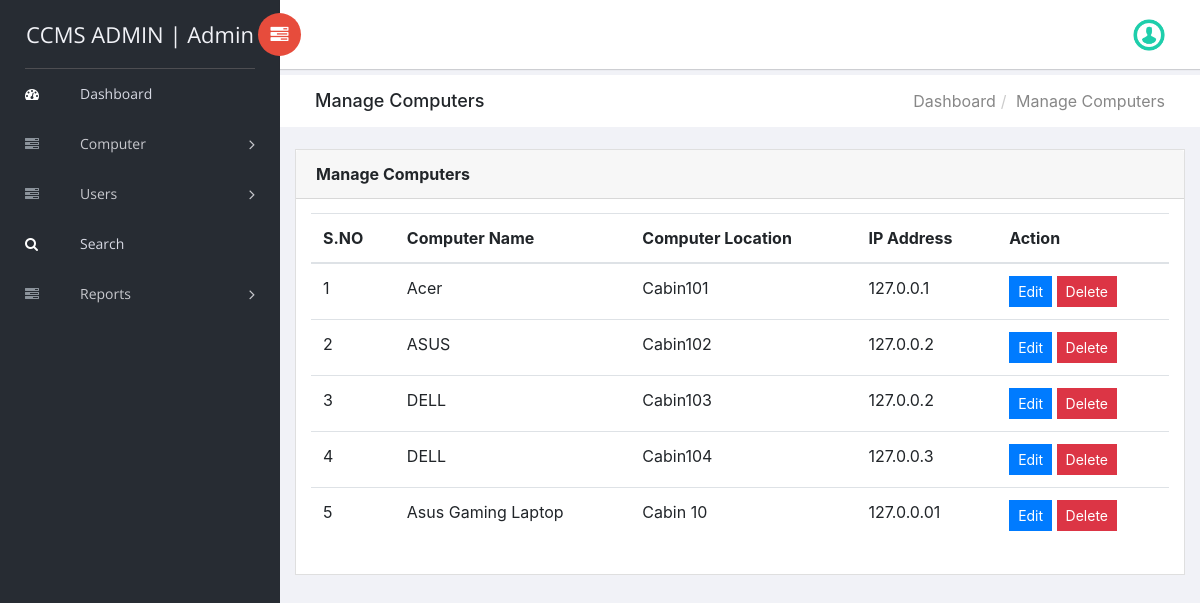
Page /ccms/manage-computer.php (signed in) on the committed database.
### tables this page shows
CREATE TABLE `tblcomputers` (
  `ID` int(10) NOT NULL,
  `ComputerName` varchar(120) DEFAULT NULL,
  `ComputerLocation` varchar(120) DEFAULT NULL,
  `IPAdd` varchar(120) DEFAULT NULL,
  `EntryDate` timestamp NULL DEFAULT current_timestamp()
);

### ccms/manage-computer.php (the view, shortened to what this page needs)
<?php
include('includes/dbconnection.php');
if (strlen($_SESSION['ccmsaid']==0)) {
  header('location:logout.php');
  } else{
  ?>
<!doctype html>
<html class="no-js" lang="en">
<head>
    <link rel="stylesheet" href="vendors/bootstrap/dist/css/bootstrap.min.css">
    <link rel="stylesheet" href="vendors/font-awesome/css/font-awesome.min.css">
    <link rel="stylesheet" href="vendors/themify-icons/css/themify-icons.css">
    <link rel="stylesheet" href="vendors/flag-icon-css/css/flag-icon.min.css">
    <link rel="stylesheet" href="vendors/selectFX/css/cs-skin-elastic.css">
    <link rel="stylesheet" href="assets/css/style.css">
</head>
<body>
    <?php include_once('includes/sidebar.php');?>
    <div id="right-panel" class="right-panel">
        <?php include_once('includes/header.php');?>
        <div class="breadcrumbs">
            <div class="col-sm-4">
                <div class="page-header float-left">
                    <div class="page-title">
                        <h1>Manage Computers</h1>
                    </div>
                </div>
            </div>
            <div class="col-sm-8">
                <div class="page-header float-right">
                    <div class="page-title">
                        <ol class="breadcrumb text-right">
                            <li><a href="dashboard.php">Dashboard</a></li>
                            <li><a class="active" href="manage-computer.php">Manage Computers</a></li>
                        </ol>
                    </div>
                </div>
            </div>
        </div>
        <div class="content mt-3">
            <div class="animated fadeIn">
                <div class="row">
                    <div class="col-lg-12">
                        <div class="card">
                            <div class="card-header">
                                <strong class="card-title">Manage Computers</strong>
                            </div>
                            <div class="card-body">
                                <table class="table">
                                    <thead>
                                        <tr>
                                            <tr>
                  <th>S.NO</th>
                  <th>Computer Name</th>
                  <th>Computer Location</th>
                  <th>IP Address</th>
                   <th>Action</th>
                </tr>
                                        </tr>
                                        </thead>
                                    <?php
$ret=mysqli_query($con,"select *from tblcomputers");
$cnt=1;
while ($row=mysqli_fetch_array($ret)) {
?>
                <tr>
                  <td><?php echo $cnt;?></td>
                  <td><?php  echo $row['ComputerName'];?></td>
                  <td><?php  echo $row['ComputerLocation'];?></td>
                  <td><?php  echo $row['IPAdd'];?></td>
                  <td><a href="edit-computer-detail.php?editid=<?php echo $row['ID'];?>" class="btn btn-primary btn-sm">Edit</a>
   <a href="manage-computer.php?id=<?php echo $row['ID']?>&del=delete" onClick="return confirm('Are you sure you want to delete?')" class="btn btn-danger btn-sm">Delete</a>
                  </td>
                </tr>
                <?php
$cnt=$cnt+1;
}?>
                                </table>
                            </div>
                        </div>
                    </div>
                </div>
            </div>
        </div>
    </div>
</body>
</html>
<?php }  ?>

### ccms/includes/sidebar.php (shortened to what this page needs)
<aside id="left-panel" class="left-panel">
        <nav class="navbar navbar-expand-sm navbar-default">
<?php
$adminid=$_SESSION['ccmsaid'];
$ret=mysqli_query($con,"select AdminName from tbladmin where ID='$adminid'");
$row=mysqli_fetch_array($ret);
$name=$row['AdminName'];
?>
            <div class="navbar-header">
                <a class="navbar-brand" href="dashboard.php">CCMS ADMIN | <?php echo $name; ?></a>
            </div>
            <div id="main-menu" class="main-menu collapse navbar-collapse">
                <ul class="nav navbar-nav">
                    <li class="active">
                        <a href="dashboard.php"> <i class="menu-icon fa fa-dashboard"></i>Dashboard </a>
                    </li>
<li class="menu-item-has-children dropdown">
                        <a href="#" class="dropdown-toggle" data-toggle="dropdown" aria-haspopup="true" aria-expanded="false"> <i class="menu-icon fa fa-tasks"></i>Computer</a>
                    </li>
 <li class="menu-item-has-children dropdown">
                        <a href="#" class="dropdown-toggle" data-toggle="dropdown" aria-haspopup="true" aria-expanded="false"> <i class="menu-icon fa fa-tasks"></i>Users</a>
                    </li>
<li class="active">
                        <a href="search.php"> <i class="menu-icon fa fa-search"></i>Search </a>
                    </li>
  <li class="menu-item-has-children dropdown">
                        <a href="#" class="dropdown-toggle" data-toggle="dropdown" aria-haspopup="true" aria-expanded="false"> <i class="menu-icon fa fa-tasks"></i>Reports</a>
                    </li>
                </ul>
            </div>
        </nav>
    </aside>

### rows in the picture
tblcomputers: ComputerName "Acer", ComputerLocation "Cabin101", IPAdd "127.0.0.1"
tblcomputers: ComputerName "ASUS", ComputerLocation "Cabin102", IPAdd "127.0.0.2"
tblcomputers: ComputerName "DELL", ComputerLocation "Cabin103", IPAdd "127.0.0.2"
tblcomputers: ComputerName "DELL", ComputerLocation "Cabin104", IPAdd "127.0.0.3"
tblcomputers: ComputerName "Asus Gaming Laptop", ComputerLocation "Cabin 10", IPAdd "127.0.0.01"

### other values in the picture
$name "Admin"
